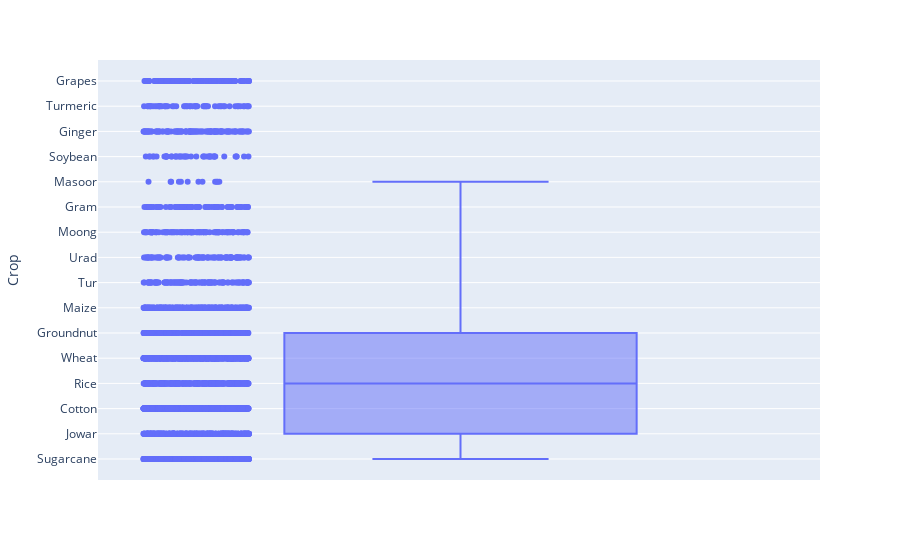

Notebook code for this chart:
### Markdown cell above
add normalization/standazization
regularization

### Code cell
import plotly.express as px
fig = px.box(df, y = 'Crop', points = 'all')
fig

### Figure 1 — Plotly figure (JSON) as saved in the notebook; plotly's stock layout.template omitted (floating-point values rounded to 4 significant figures; data arrays with more than 128 entries replaced by an {"elided": "..."} marker saying what was removed)
{"data": [{"alignmentgroup": "True", "boxpoints": "all", "hovertemplate": "Crop=%{y}<extra></extra>", "legendgroup": "", "marker": {"color": "#636efa"}, "name": "", "notched": false, "offsetgroup": "", "orientation": "v", "showlegend": false, "type": "box", "x0": " ", "xaxis": "x", "y": {"elided": "4513 str values"}, "y0": " ", "yaxis": "y"}], "layout": {"boxmode": "group", "legend": {"tracegroupgap": 0}, "margin": {"t": 60}, "xaxis": {"anchor": "y", "domain": [0, 1]}, "yaxis": {"anchor": "x", "domain": [0, 1], "title": {"text": "Crop"}}}}
